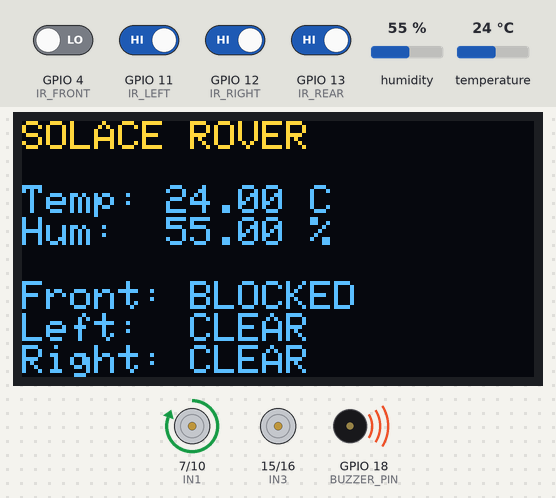
This sketch was run on a simulated ESP32-S3. Shown: 128×64 one-colour display, motor-driver pin pairs drawn as motors (green arrow = first pin HIGH = forward, orange = second pin HIGH = backward, longer = more drive), buzzer (waves = sounding, pin HIGH). The inputs (shaded band) are chosen by the test bench; at power-on: GPIO 11 (IR_LEFT), GPIO 12 (IR_RIGHT), GPIO 13 (IR_REAR) HIGH, GPIO 4 (IR_FRONT) LOW, humidity 55 %, temperature 24 °C. The OLED is the two-colour kind (top 16 rows yellow); WiFi joins after 1.5 s; servers stay silent unless stated; uploads are accepted with an empty reply; what the sketch prints to the serial monitor is not drawn.

Above: at 3.9 s.
4.0 s: GPIO 4 (IR_FRONT) driven HIGH
At 5.4 s:
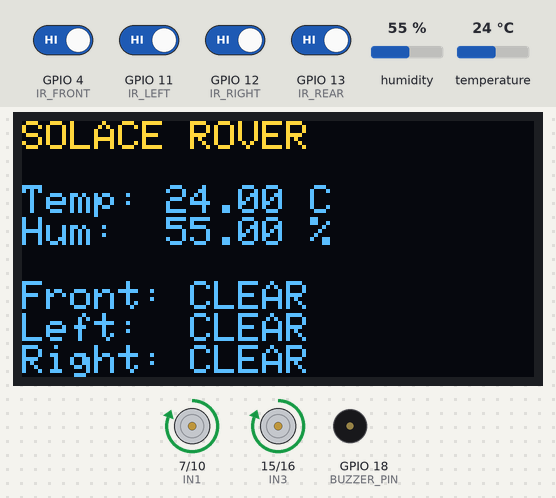
5.8 s: GPIO 11 (IR_LEFT) driven LOW
At 6.4 s:
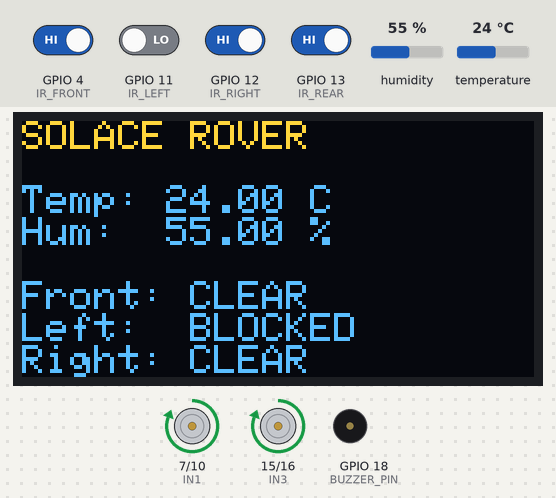
7.3 s: GPIO 12 (IR_RIGHT) driven LOW
At 7.8 s:
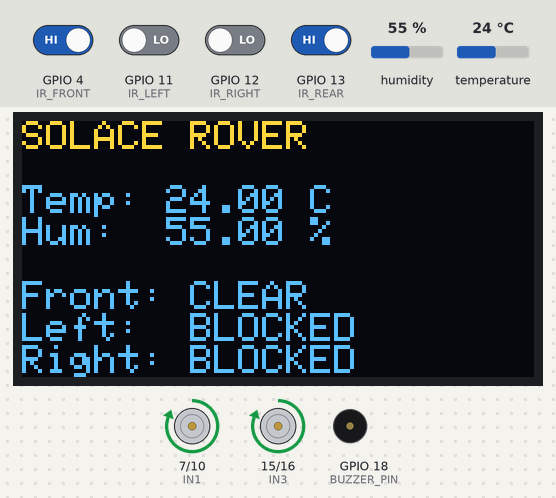
8.8 s: GPIO 4 (IR_FRONT) driven LOW
At 9.9 s:
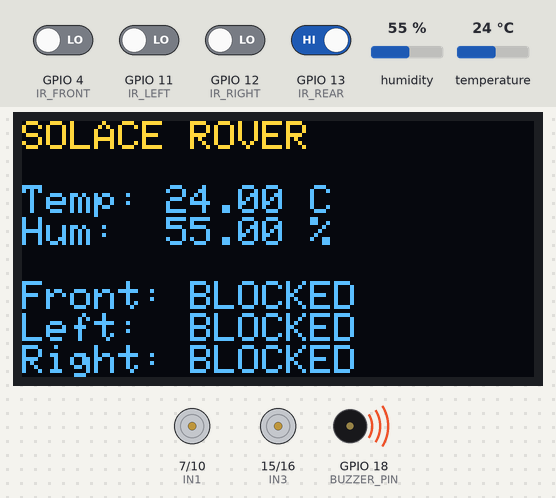
10.3 s: GPIO 11 (IR_LEFT) driven HIGH
At 11.2 s:
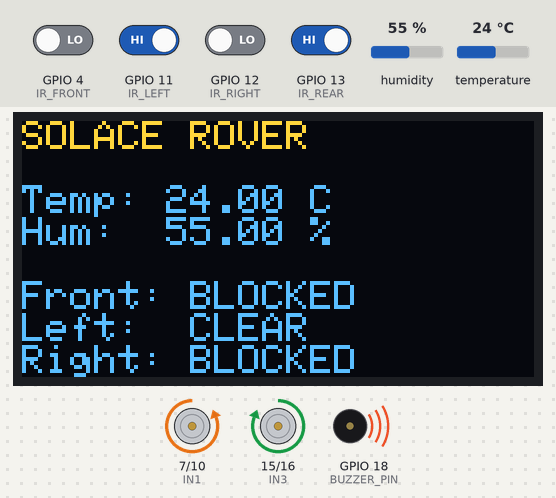
12.2 s: humidity set to 22 %
At 15.4 s:
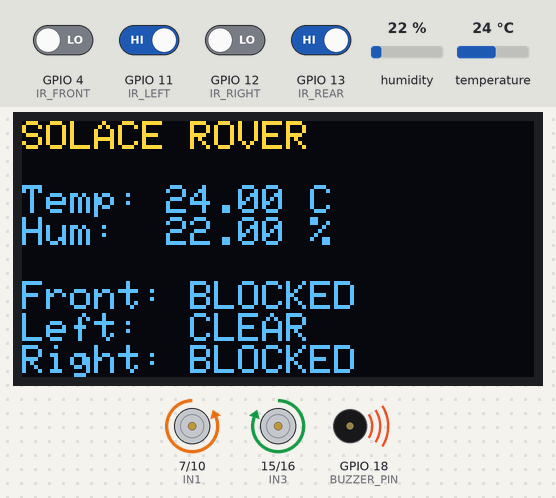
Timing chart, 0 to 16.6 s (numbered marks = the images above; inputs shaded):
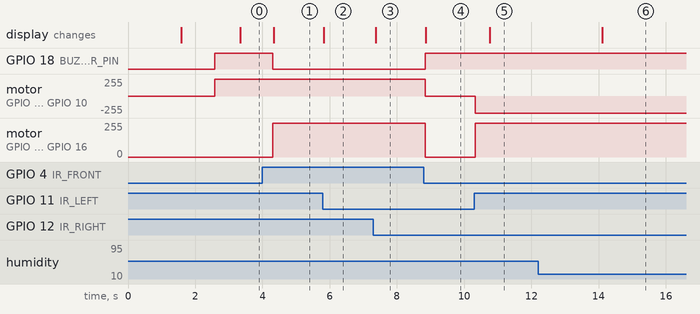

The sketch:

solace_rover.ino
```cpp
#include <WiFi.h>
#include <HTTPClient.h>
#include <DHT.h>
#include <Wire.h>
#include <Adafruit_GFX.h>
#include <Adafruit_SSD1306.h>


// WIFI

const char* WIFI_SSID = "Airtel_Praveenraj_2.4";
const char* WIFI_PASSWORD = "22424460";
const char* SERVER_URL = "http://192.168.1.6:5000/api/telemetry";


// DHT11

#define DHT_PIN 5
#define DHT_TYPE DHT11
DHT dht(DHT_PIN, DHT_TYPE);


// OLED

#define SCREEN_WIDTH 128
#define SCREEN_HEIGHT 64

Adafruit_SSD1306 display(
  SCREEN_WIDTH,
  SCREEN_HEIGHT,
  &Wire,
  -1
);

#define SDA_PIN 8
#define SCL_PIN 9


// IR SENSORS

#define IR_FRONT 4
#define IR_LEFT 11
#define IR_RIGHT 12
#define IR_REAR 13

#define OBSTACLE LOW

bool frontObstacle = false;
bool leftObstacle = false;
bool rightObstacle = false;
bool rearObstacle = false;


// BUZZER

#define BUZZER_PIN 18


// L298N MOTOR DRIVER

// ENA and ENB are NOT controlled by ESP32.
// Keep the ENA and ENB jumpers installed.

#define IN1 7
#define IN2 10
#define IN3 15
#define IN4 16


// SENSOR DATA

float temperature = 0;
float humidity = 0;


// SERVER TIMING

unsigned long lastServerSend = 0;
const unsigned long SERVER_INTERVAL = 1000;


// SETUP

void setup() {

  Serial.begin(115200);

  // OLED
  Wire.begin(SDA_PIN, SCL_PIN);

  // DHT
  dht.begin();

  // OLED initialization
  if (!display.begin(SSD1306_SWITCHCAPVCC, 0x3C)) {

    Serial.println("OLED failed");

  } else {

    display.clearDisplay();

    display.setTextSize(1);
    display.setTextColor(SSD1306_WHITE);

    display.setCursor(0, 0);

    display.println("SOLACE ROVER");
    display.println();
    display.println("System Starting...");

    display.display();
  }

  // IR sensors
  pinMode(IR_FRONT, INPUT);
  pinMode(IR_LEFT, INPUT);
  pinMode(IR_RIGHT, INPUT);
  pinMode(IR_REAR, INPUT);

  // Buzzer
  pinMode(BUZZER_PIN, OUTPUT);
  digitalWrite(BUZZER_PIN, LOW);

  // Motor control pins
  pinMode(IN1, OUTPUT);
  pinMode(IN2, OUTPUT);
  pinMode(IN3, OUTPUT);
  pinMode(IN4, OUTPUT);

  stopMotors();

  // WiFi
  WiFi.begin(WIFI_SSID, WIFI_PASSWORD);

  Serial.print("Connecting WiFi");

  while (WiFi.status() != WL_CONNECTED) {

    delay(300);

    Serial.print(".");
  }

  Serial.println();

  Serial.println("WiFi connected");

  Serial.print("ESP32 IP: ");
  Serial.println(WiFi.localIP());

  display.clearDisplay();

  display.setCursor(0, 0);

  display.println("SOLACE ROVER");
  display.println();
  display.println("WiFi Connected");

  display.display();

  delay(1000);
}


// MAIN LOOP

void loop() {

  // Highest priority
  readIR();

  // Autonomous movement
  handleMovement();

  // Environment
  readDHT();

  // Local display
  updateOLED();

  // Send data to Flask
  sendTelemetry();

  delay(20);
}


// READ IR SENSORS

void readIR() {

  frontObstacle = digitalRead(IR_FRONT) == OBSTACLE;
  leftObstacle  = digitalRead(IR_LEFT) == OBSTACLE;
  rightObstacle = digitalRead(IR_RIGHT) == OBSTACLE;
  rearObstacle  = digitalRead(IR_REAR) == OBSTACLE;

  Serial.print("Front: ");
  Serial.print(frontObstacle);

  Serial.print(" | Left: ");
  Serial.print(leftObstacle);

  Serial.print(" | Right: ");
  Serial.print(rightObstacle);

  Serial.print(" | Rear: ");
  Serial.println(rearObstacle);
}


// AUTONOMOUS MOVEMENT

void handleMovement() {

  if (frontObstacle) {

    stopMotors();

    digitalWrite(BUZZER_PIN, HIGH);

    Serial.println("FRONT OBSTACLE - STOP");


    // Turn right if right side is clear
    if (!rightObstacle) {

      turnRight();

      delay(700);
    }


    // Otherwise turn left if left side is clear
    else if (!leftObstacle) {

      turnLeft();

      delay(400);
    }


    // Both sides blocked
    else {

      stopMotors();

      Serial.println("PATH BLOCKED");
    }

    return;
  }

  // No front obstacle
  digitalWrite(BUZZER_PIN, LOW);

  moveForward();
}


// MOVE FORWARD

void moveForward() {

  // Left side forward
  digitalWrite(IN1, HIGH);
  digitalWrite(IN2, LOW);

  // Right side forward
  digitalWrite(IN3, HIGH);
  digitalWrite(IN4, LOW);
}


// STOP

void stopMotors() {

  digitalWrite(IN1, LOW);
  digitalWrite(IN2, LOW);

  digitalWrite(IN3, LOW);
  digitalWrite(IN4, LOW);
}


// TURN RIGHT

// Left side moves forward
// Right side stops
void turnRight() {

  digitalWrite(IN1, HIGH);
  digitalWrite(IN2, LOW);

  digitalWrite(IN3, LOW);
  digitalWrite(IN4, LOW);
}


// TURN LEFT

void turnLeft() {

  digitalWrite(IN1, LOW);
  digitalWrite(IN2, HIGH);

  digitalWrite(IN3, HIGH);
  digitalWrite(IN4, LOW);
}


// READ DHT11

void readDHT() {

  float newTemperature = dht.readTemperature();
  float newHumidity = dht.readHumidity();

  if (!isnan(newTemperature)) {

    temperature = newTemperature;
  }

  if (!isnan(newHumidity)) {

    humidity = newHumidity;
  }
}


// UPDATE OLED

void updateOLED() {

  display.clearDisplay();

  display.setCursor(0, 0);

  display.println("SOLACE ROVER");
  display.println();

  display.print("Temp: ");
  display.print(temperature);
  display.println(" C");

  display.print("Hum:  ");
  display.print(humidity);
  display.println(" %");

  display.println();

  display.print("Front: ");
  display.println(
    frontObstacle ? "BLOCKED" : "CLEAR"
  );

  display.print("Left:  ");
  display.println(
    leftObstacle ? "BLOCKED" : "CLEAR"
  );

  display.print("Right: ");
  display.println(
    rightObstacle ? "BLOCKED" : "CLEAR"
  );

  display.display();
}


// SEND TELEMETRY

void sendTelemetry() {

  if (millis() - lastServerSend < SERVER_INTERVAL) {

    return;
  }

  lastServerSend = millis();


  if (WiFi.status() != WL_CONNECTED) {

    return;
  }


  HTTPClient http;

  http.begin(SERVER_URL);

  http.addHeader(
    "Content-Type",
    "application/json"
  );


  String json = "{";

  json += "\"temperature\":";
  json += String(temperature, 1);

  json += ",";

  json += "\"humidity\":";
  json += String(humidity, 1);

  json += ",";

  json += "\"obstacles\":{";

  json += "\"front\":";
  json += frontObstacle ? "true" : "false";

  json += ",";

  json += "\"left\":";
  json += leftObstacle ? "true" : "false";

  json += ",";

  json += "\"right\":";
  json += rightObstacle ? "true" : "false";

  json += ",";

  json += "\"rear\":";
  json += rearObstacle ? "true" : "false";

  json += "},";

  json += "\"wifi_rssi\":";
  json += String(WiFi.RSSI());

  json += "}";


  Serial.println();

  Serial.println("Sending telemetry:");

  Serial.println(json);


  int responseCode = http.POST(json);

  Serial.print("Server response: ");

  Serial.println(responseCode);


  http.end();
}
```

Measured:
- after the input at 4.0 s, GPIO 18 (BUZZER_PIN): HIGH → LOW after 0.31 s; motor on GPIO 15 (IN3) / GPIO 16 (IN4): stopped → forward 255/255 after 0.31 s; the display: changes after 0.33 s (image 1)
- after the input at 5.8 s, the display: changes at once (image 2)
- after the input at 7.3 s, the display: changes after 0.07 s (image 3)
- after the input at 8.8 s, GPIO 18 (BUZZER_PIN): LOW → HIGH at once; motor on GPIO 7 (IN1) / GPIO 10 (IN2), motor on GPIO 15 (IN3) / GPIO 16 (IN4): forward 255/255 → stopped at once; the display: changes after 0.06 s (image 4)
- after the input at 10.3 s, motor on GPIO 7 (IN1) / GPIO 10 (IN2): stopped → backward 255/255 at once; motor on GPIO 15 (IN3) / GPIO 16 (IN4): stopped → forward 255/255 at once; the display: changes after 0.46 s (image 5)
- after the input at 12.2 s, the display: changes after 1.9 s (image 6)
